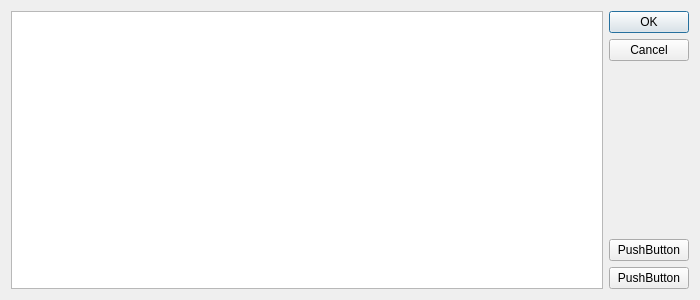
<?xml version="1.0" encoding="UTF-8"?>
<ui version="4.0">
 <class>Dialog</class>
 <widget class="QDialog" name="Dialog">
  <property name="geometry">
   <rect>
    <x>0</x>
    <y>0</y>
    <width>700</width>
    <height>300</height>
   </rect>
  </property>
  <property name="windowTitle">
   <string>Dialog</string>
  </property>
  <layout class="QHBoxLayout" name="horizontalLayout">
   <item>
    <widget class="QListWidget" name="listWidget"/>
   </item>
   <item>
    <layout class="QVBoxLayout" name="verticalLayout">
     <item>
      <widget class="QDialogButtonBox" name="buttonBox">
       <property name="orientation">
        <enum>Qt::Vertical</enum>
       </property>
       <property name="standardButtons">
        <set>QDialogButtonBox::Cancel|QDialogButtonBox::Ok</set>
       </property>
      </widget>
     </item>
     <item>
      <widget class="QPushButton" name="pushButton_2">
       <property name="text">
        <string>PushButton</string>
       </property>
      </widget>
     </item>
     <item>
      <widget class="QPushButton" name="pushButton">
       <property name="text">
        <string>PushButton</string>
       </property>
      </widget>
     </item>
    </layout>
   </item>
  </layout>
 </widget>
 <resources/>
 <connections>
  <connection>
   <sender>buttonBox</sender>
   <signal>accepted()</signal>
   <receiver>Dialog</receiver>
   <slot>accept()</slot>
   <hints>
    <hint type="sourcelabel">
     <x>248</x>
     <y>254</y>
    </hint>
    <hint type="destinationlabel">
     <x>157</x>
     <y>274</y>
    </hint>
   </hints>
  </connection>
  <connection>
   <sender>buttonBox</sender>
   <signal>rejected()</signal>
   <receiver>Dialog</receiver>
   <slot>reject()</slot>
   <hints>
    <hint type="sourcelabel">
     <x>316</x>
     <y>260</y>
    </hint>
    <hint type="destinationlabel">
     <x>286</x>
     <y>274</y>
    </hint>
   </hints>
  </connection>
 </connections>
</ui>
